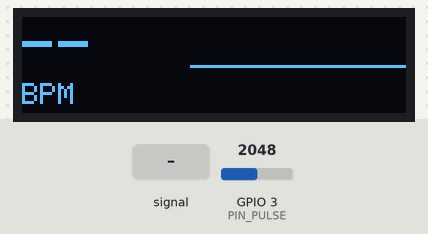
The program below on a simulated Seeed XIAO ESP32-C3. On the bench: 128×32 one-colour display. The inputs (shaded band) are chosen by the test bench; at power-on: GPIO 3 (PIN_PULSE) = 2048 (analog values on the 0–4095 scale). What the program prints to the serial monitor is not drawn.

Above: at 1.7 s.
1.8 s: GPIO 3 (PIN_PULSE) fed a 200 Hz sine of ±327 counts around its level
At 1.9 s:
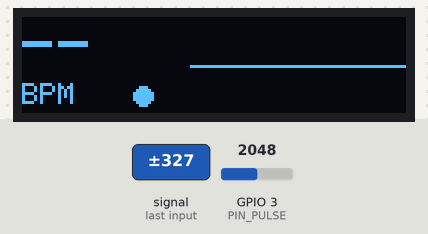
3.3 s: GPIO 3 (PIN_PULSE) set to 2866
At 5.0 s:
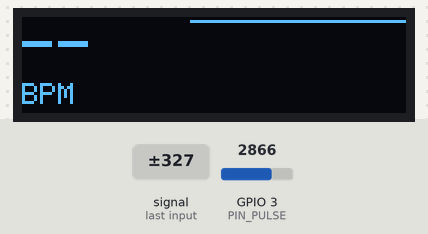
5.3 s: GPIO 3 (PIN_PULSE) fed a 1000 Hz sine of ±1023 counts around its level
At 5.97 s:
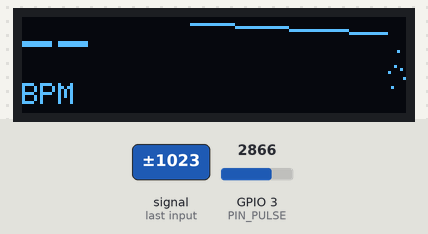
7.4 s: GPIO 3 (PIN_PULSE) set to 3040
At 8.03 s:
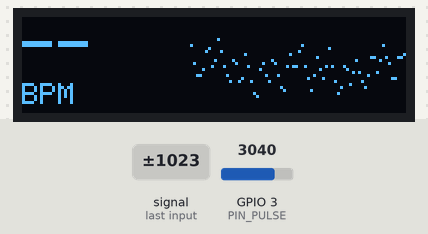
9.4 s: GPIO 3 (PIN_PULSE) set to 2960
At 10.09 s:
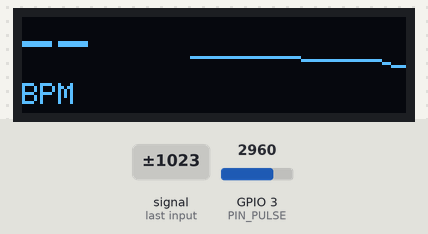

The program:

main.cpp
```cpp
/*
 * Contact PPG reference — XIAO ESP32-C3 + analog pulse sensor + 0.91" SSD1306
 *
 * Purpose: produce a trustworthy heart-rate reference to validate the camera
 * (rPPG) measurement against. Samples at a FIXED rate, filters, detects beats,
 * shows BPM on the OLED, and streams CSV over USB serial for logging.
 *
 * Wiring (see README): sensor signal -> D1/GPIO3 (ADC1), OLED on D4/D5 (I2C).
 */
#include <Arduino.h>
#include <Wire.h>
#include <Adafruit_GFX.h>
#include <Adafruit_SSD1306.h>

// ---------- pins ----------
static const int PIN_PULSE = 3;    // D1 = GPIO3, ADC1_CH3 (NOT a strapping pin)
static const int PIN_SDA   = 6;    // D4
static const int PIN_SCL   = 7;    // D5

// ---------- sampling ----------
static const uint32_t FS_HZ    = 100;              // fixed sample rate
static const uint32_t PERIOD_US = 1000000UL / FS_HZ;

// ---------- display ----------
static const int SCR_W = 128, SCR_H = 32;
Adafruit_SSD1306 display(SCR_W, SCR_H, &Wire, -1);
bool haveDisplay = false;

// ---------- filter state ----------
// Band-pass by difference of two exponential averages: the slow one is the DC
// baseline (perfusion + ambient), the fast one smooths sensor noise. What's
// left is the pulsatile component, roughly 0.7-3.5 Hz at this sample rate.
float slowEma = 0, fastEma = 0;
const float A_SLOW = 0.006f;      // ~ 0.1 Hz corner at 100 Hz
const float A_FAST = 0.28f;       // ~ 5 Hz corner

// adaptive threshold
float envPos = 0, envNeg = 0;
const float A_ENV = 0.002f;

// ---------- beat detection ----------
uint32_t lastBeatMs = 0;
bool     above      = false;
uint16_t ibi[8];  uint8_t ibiN = 0, ibiI = 0;
float    bpm = 0;
uint32_t lastBeatSeen = 0;

// ---------- waveform for the OLED ----------
int8_t wave[SCR_W];  uint8_t waveI = 0;

static uint16_t medianIBI() {
  if (ibiN == 0) return 0;
  uint16_t v[8]; memcpy(v, ibi, sizeof(uint16_t) * ibiN);
  for (uint8_t i = 1; i < ibiN; i++) {         // insertion sort, n <= 8
    uint16_t k = v[i]; int8_t j = i - 1;
    while (j >= 0 && v[j] > k) { v[j+1] = v[j]; j--; }
    v[j+1] = k;
  }
  return v[ibiN / 2];
}

void setup() {
  Serial.begin(115200);
  // Native USB CDC blocks when the host isn't draining the buffer; a zero
  // timeout makes writes drop instead of stalling the sampling loop.
  Serial.setTxTimeoutMs(0);
  delay(300);

  analogReadResolution(12);                     // 0..4095
  analogSetPinAttenuation(PIN_PULSE, ADC_11db); // full 0..3.3 V range

  // The display is optional. Every step is announced first, so a hang is
  // attributable instead of silent - a floating I2C bus can block for a long
  // time, and that must never take the sampler down with it.
  Serial.println(F("# i2c: begin"));
  Wire.begin(PIN_SDA, PIN_SCL);
  Wire.setClock(100000);
  Wire.setTimeOut(20);

  uint8_t addr = 0;
  for (uint8_t a : {0x3C, 0x3D}) {          // only the two SSD1306 addresses
    Serial.print(F("# i2c: probe 0x")); Serial.println(a, HEX);
    Wire.beginTransmission(a);
    if (Wire.endTransmission() == 0) { addr = a; break; }
  }
  Serial.print(F("# i2c: found ")); Serial.println(addr ? addr : 0, HEX);

  if (addr) {
    Serial.println(F("# display: init"));
    haveDisplay = display.begin(SSD1306_SWITCHCAPVCC, addr);
  }
  Serial.print(F("# display: ")); Serial.println(haveDisplay ? F("ok") : F("absent"));
  if (haveDisplay) {
    display.clearDisplay();
    display.setTextColor(SSD1306_WHITE);
    display.setTextSize(1);
    display.setCursor(0, 0);
    display.println(F("PPG reference"));
    display.println(F("place finger..."));
    display.display();
  }

  // prime the baseline so the first seconds aren't a huge transient
  uint32_t acc = 0;
  for (int i = 0; i < 100; i++) { acc += analogRead(PIN_PULSE); delay(2); }
  slowEma = fastEma = acc / 100.0f;

  Serial.println(F("# contact PPG reference, XIAO ESP32-C3"));
  Serial.println(F("# ms,raw,filtered,bpm,beat"));
}

void loop() {
  static uint32_t nextUs = micros();
  if ((int32_t)(micros() - nextUs) < 0) return;   // hold the sample rate
  nextUs += PERIOD_US;

  const uint32_t nowMs = millis();
  const int raw = analogRead(PIN_PULSE);

  slowEma += A_SLOW * (raw - slowEma);
  fastEma += A_FAST * (raw - fastEma);
  const float sig = fastEma - slowEma;           // band-passed pulse

  // track the signal envelope so the threshold follows perfusion changes
  if (sig > envPos) envPos = sig; else envPos += A_ENV * (sig - envPos);
  if (sig < envNeg) envNeg = sig; else envNeg += A_ENV * (sig - envNeg);
  const float amp = envPos - envNeg;
  const float thr = envNeg + 0.62f * amp;        // fires on the systolic upstroke

  uint8_t beat = 0;
  if (amp > 60) {                                // enough perfusion to trust a beat
    if (!above && sig > thr) {
      above = true;
      const uint32_t dt = nowMs - lastBeatMs;
      // refractory 300 ms = 200 BPM ceiling; 2000 ms = 30 BPM floor
      if (dt > 300 && dt < 2000) {
        // Reject intervals inconsistent with the established rhythm: a missed
        // beat doubles the interval and a double-trigger halves it, and either
        // one poisons the median for the next eight beats.
        const uint16_t m0 = medianIBI();
        const bool plausible = (m0 == 0) || (dt > m0 * 0.62f && dt < m0 * 1.6f);
        if (plausible) {
          ibi[ibiI] = dt; ibiI = (ibiI + 1) % 8;
          if (ibiN < 8) ibiN++;
          const uint16_t m = medianIBI();
          if (m && ibiN >= 3) bpm = 60000.0f / m;   // wait for 3 before reporting
          beat = 1;
          lastBeatSeen = nowMs;
        }
      }
      lastBeatMs = nowMs;
    } else if (above && sig < envNeg + 0.42f * amp) {
      above = false;                             // hysteresis
    }
  } else {
    if (nowMs - lastBeatSeen > 3000) { bpm = 0; ibiN = ibiI = 0; }
  }

  // CSV out. Sampling stays at 100 Hz; logging is decimated to 25 Hz, which is
  // still >8x the pulse band and a quarter of the USB traffic. A beat is never
  // dropped - it forces a line out.
  static uint8_t dec = 0;
  if (beat || (++dec >= 4)) {
    if (!beat) dec = 0; else dec = 0;
    Serial.print(nowMs);   Serial.print(',');
    Serial.print(raw);     Serial.print(',');
    Serial.print(sig, 2);  Serial.print(',');
    Serial.print(bpm, 1);  Serial.print(',');
    Serial.println(beat);
  }

  // loop-health beacon, so a stall is visible instead of silent
  static uint32_t loops = 0, lastBeacon = 0;
  loops++;
  if (nowMs - lastBeacon >= 2000) {
    Serial.print(F("# loop "));  Serial.print(loops / 2);
    Serial.print(F(" Hz, amp ")); Serial.print(amp, 0);
    Serial.print(F(", thr "));    Serial.println(thr, 0);
    loops = 0; lastBeacon = nowMs;
  }

  // ---------- display, refreshed ~12 Hz ----------
  static uint32_t lastDraw = 0;
  wave[waveI] = (int8_t)constrain(sig * 24.0f / (amp > 25 ? amp : 25), -15, 15);
  waveI = (waveI + 1) % SCR_W;

  if (haveDisplay && nowMs - lastDraw > 80) {
    lastDraw = nowMs;
    display.clearDisplay();
    display.setTextSize(2);
    display.setCursor(0, 2);
    if (bpm > 0) display.print((int)roundf(bpm)); else display.print(F("--"));
    display.setTextSize(1);
    display.setCursor(0, 22);
    display.print(F("BPM"));
    if (nowMs - lastBeatSeen < 120) { display.fillCircle(40, 26, 3, SSD1306_WHITE); }

    for (int x = 0; x < SCR_W - 56; x++) {       // waveform strip on the right
      const int i = (waveI + x) % SCR_W;
      display.drawPixel(56 + x, 16 - wave[i], SSD1306_WHITE);
    }
    display.display();
  }
}
```

Measured:
- after the input at 1.8 s, the display: changes at once (image 1)
